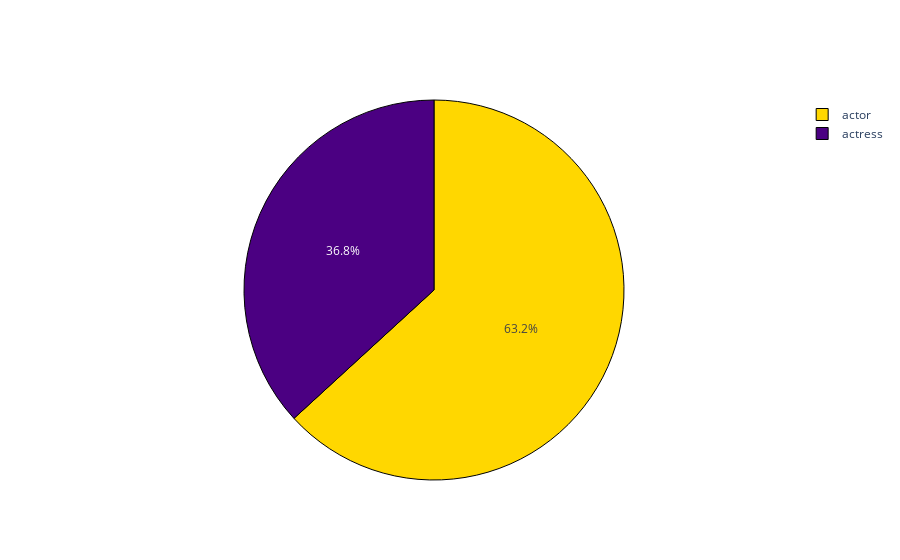

Notebook code cell kept with this figure:
### Code cell
import plotly.graph_objects as go

labels = actoress.index
values = actoress.values
colors = ["Gold","Indigo"]

fig = go.Figure(data=[go.Pie(labels=labels, values=values)
                    ])
fig.update_traces(marker=dict(
                    colors=colors, line=dict(color='#000000', width=1)))
fig.show()

### Figure 1 — Plotly figure (JSON) as saved in the notebook; plotly's stock layout.template omitted (floating-point values rounded to 4 significant figures)
{"data": [{"labels": ["actor", "actress"], "marker": {"colors": ["Gold", "Indigo"], "line": {"color": "#000000", "width": 1}}, "type": "pie", "values": [10476, 6103]}], "layout": {}}
